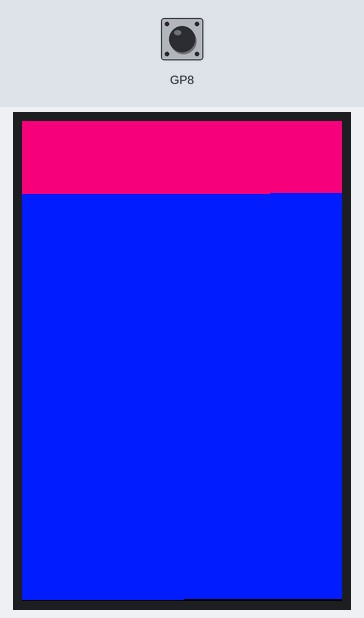
The program below on a simulated Raspberry Pi Pico running MicroPython. On the bench: 320×480 colour display. The test bench sets the inputs (shaded band); at power-on: GP8 HIGH.

Above: at 1.7 s.
At 3.2 s:
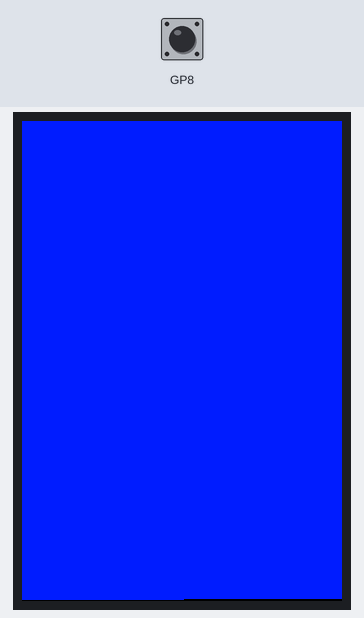
At 4.4 s:
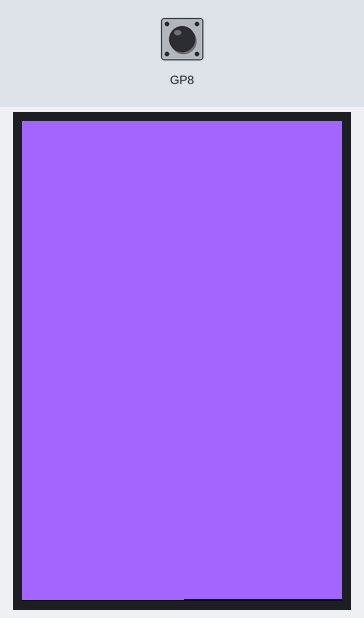

The program:

waveshare.py
```python
from machine import Pin,SPI,PWM
import framebuf
import time
import machine
LCD_WIDTH = 320
LCD_HEIGHT = 480
I2C_SDA = 6
I2C_SDL = 7
I2C_IRQ = 8
I2C_RST = 5
LCD_DC = 14
LCD_CS = 9
SCK = 10
MOSI = 11
MISO = 12
LCD_RST = 13
LCD_BL = 15
class lcd_st7796:
    def __init__(self):
        self.width = LCD_WIDTH
        self.height = LCD_HEIGHT
        self.cs = Pin(LCD_CS,Pin.OUT)
        self.rst = Pin(LCD_RST,Pin.OUT)
        self.bl = Pin(LCD_BL,Pin.OUT)
        self.bl(1)
        self.cs(1)
        self.bus = SPI(1)
        self.bus = SPI(1,1000_000)
        self.bus = SPI(1,10000_000,polarity=0, phase=0,sck=Pin(SCK),mosi=Pin(MOSI),miso=MISO)
        self.dc = Pin(LCD_DC,Pin.OUT)
        self.dc(1)
        self.lcd_init()
    def write_cmd(self, cmd):
        self.dc(0)
        self.cs(0)
        self.bus.write(bytearray([cmd]))
    def write_data(self, buf):
        self.dc(1)
        self.cs(0)
        self.bus.write(bytearray([buf]))
        self.cs(1)
    def lcd_init(self):
        self.rst(0)
        time.sleep_ms(100)
        self.rst(1)
        time.sleep_ms(10)
        self.write_cmd(0x11)
        time.sleep_ms(120)
        self.write_cmd(0x36)
        self.write_data(0x48)
        self.write_cmd(0x3A)
        self.write_data(0x05)
        self.write_cmd(0xF0)
        self.write_data(0xC3)
        self.write_cmd(0xF0)
        self.write_data(0x96)
        self.write_cmd(0xB4)
        self.write_data(0x01)
        self.write_cmd(0xB7)
        self.write_data(0xC6)
        self.write_cmd(0xC0)
        self.write_data(0x80)
        self.write_data(0x45)
        self.write_cmd(0xC1)
        self.write_data(0x13)
        self.write_cmd(0xC2)
        self.write_data(0xA7)
        self.write_cmd(0xC5)
        self.write_data(0x0A)
        self.write_cmd(0xE8)
        self.write_data(0x40)
        self.write_data(0x8A)
        self.write_data(0x00)
        self.write_data(0x00)
        self.write_data(0x29)
        self.write_data(0x19)
        self.write_data(0xA5)
        self.write_data(0x33)
        self.write_cmd(0xE0)
        self.write_data(0xD0)
        self.write_data(0x08)
        self.write_data(0x0F)
        self.write_data(0x06)
        self.write_data(0x06)
        self.write_data(0x33)
        self.write_data(0x30)
        self.write_data(0x33)
        self.write_data(0x47)
        self.write_data(0x17)
        self.write_data(0x13)
        self.write_data(0x13)
        self.write_data(0x2B)
        self.write_data(0x31)
        self.write_cmd(0xE1)
        self.write_data(0xD0)
        self.write_data(0x0A)
        self.write_data(0x11)
        self.write_data(0x0B)
        self.write_data(0x09)
        self.write_data(0x07)
        self.write_data(0x2F)
        self.write_data(0x33)
        self.write_data(0x47)
        self.write_data(0x38)
        self.write_data(0x15)
        self.write_data(0x16)
        self.write_data(0x2C)
        self.write_data(0x32)
        self.write_cmd(0xF0)
        self.write_data(0x3C)
        self.write_cmd(0xF0)
        self.write_data(0x69)
        time.sleep_ms(120)
        self.write_cmd(0x21)
        self.write_cmd(0x29)
    def set_windows(self, Xstart, Ystart, Xend, Yend):
        self.write_cmd(0x2A)
        self.write_data(Xstart >> 8)
        self.write_data(Xstart)
        self.write_data((Xend-0) >> 8)
        self.write_data(Xend-0)
        self.write_cmd(0x2B)
        self.write_data((Ystart) >> 8)
        self.write_data(Ystart)
        self.write_data(((Yend)-0) >> 8)
        self.write_data((Yend)-0)
        self.write_cmd(0x2C)
    def draw_point(self, x, y, color):
        self.set_windows(x, y, x, y)
        self.dc(1)
        self.cs(0)
        self.bus.write(bytearray([color >> 8, color & 0x00ff]))
        self.cs(1)
    def draw_square(self, x, y, s,color):
        x_start = x
        y_start = y
        x_end = x + s
        y_end = y + s
        self.set_windows(x_start, y_start, x_end, y_end)
        self.dc(1)
        self.cs(0)
        for i in range((s+1)*(s+1)):
            self.bus.write(bytearray([color >> 8, color & 0x00ff]))
        self.cs(1)
    def lcd_fill(self, color):
        buffer = bytearray([color >> 8, color & 0x00ff] * LCD_WIDTH)
        self.set_windows(0, 0, LCD_WIDTH, LCD_HEIGHT)
        self.dc(1)
        self.cs(0)
        for i in range(LCD_HEIGHT):
            self.bus.write(buffer)
        self.cs(1)

    # def set_bl_light(self, light): #Set screen brightness  设置屏幕亮度
    #     self.light.duty_u16(light)#max 65535


class touch_ft6336u:
    def __init__(self, device_addr=0x38, mode=0, i2c_num=1, i2c_sda=I2C_SDA, i2c_scl=I2C_SDL, irq_pin=I2C_IRQ, rst_pin=I2C_RST):
        self.bus = machine.I2C(id=i2c_num, scl=machine.Pin(i2c_scl), sda=machine.Pin(i2c_sda), freq=400_000)
        self.device_addr = device_addr  # Set slave address  设置从机地址
        self.int = machine.Pin(irq_pin, machine.Pin.IN, machine.Pin.PULL_UP)
        self.rst = machine.Pin(rst_pin, machine.Pin.OUT)

        self.point_count = 0
        self.coordinates = [{"x": 0, "y": 0} for _ in range(1)]
        self.reset()
        self.read_flag = True

        self.int.irq(handler = self.int_cb, trigger = machine.Pin.IRQ_FALLING)

    def int_cb(self, pin):
        self.read_touch_data()

    def reset(self):
        self.rst(1)
        time.sleep(0.2)
        self.rst(0)
        time.sleep(0.2)
        self.rst(1)
        time.sleep(0.2)

    def write_cmd(self, reg_addr, data):
        self.dc(0)
        self.cs(0)
        self.spi.write(bytearray([cmd]))
    def read_bytes(self, reg_addr, length):
        try:
            # 发送寄存器地址
            self.bus.writeto(int(self.device_addr), bytes([reg_addr]))
            # 读取数据
            rec = self.bus.readfrom(int(self.device_addr), length)
            return rec
        except Exception as e:
            print(f"Error reading bytes: {e}")
            return None

    def read_touch_data(self):
        TOUCH_NUM_REG = 0X02
        TOUCH_XY_REG = 0X03
        buf = self.read_bytes(TOUCH_NUM_REG, 1)
        if buf is not None and buf[0]!= 0:
            self.point_count = buf[0]
            buf = self.read_bytes(TOUCH_XY_REG, 6 * self.point_count)
            if buf is not None:
                for i in range(self.point_count):
                    self.coordinates[i]["x"] = ((buf[(i * 6) + 0] & 0x0f) << 8) + (buf[(i * 6) + 1])
                    self.coordinates[i]["y"] = ((buf[(i * 6) + 2] & 0x0f) << 8) + (buf[(i * 6) + 3])

    def get_touch_xy(self):
        if self.point_count != 0:
            self.point_count = 0
            return self.coordinates
        else:
            return None

if __name__ == '__main__':
    lcd = lcd_st7796()
    # lcd.set_bl_light(65535)
    lcd.lcd_fill(0x00ff)
    time.sleep(1)
    lcd.lcd_fill(0xf00f)
    time.sleep(1)
    lcd.lcd_fill(0x00ff)
    time.sleep(1)
    lcd.lcd_fill(0xa33f)
    touch = touch_ft6336u()
    while True:
        # touch.read_touch_data()
        coordinates = touch.get_touch_xy()
        if coordinates is not None:
            for i, coord in enumerate(coordinates):
                lcd.draw_square(LCD_WIDTH - coord['x'], coord['y'], 4, 0xff00)
                print(f"Point {i + 1} coordinates: x={coord['x']}, y={coord['y']}")
        time.sleep_ms(10)
```

Measured:
- what the display in image 1 shows lasts 1.1 s, from 3.1 s to 4.2 s
